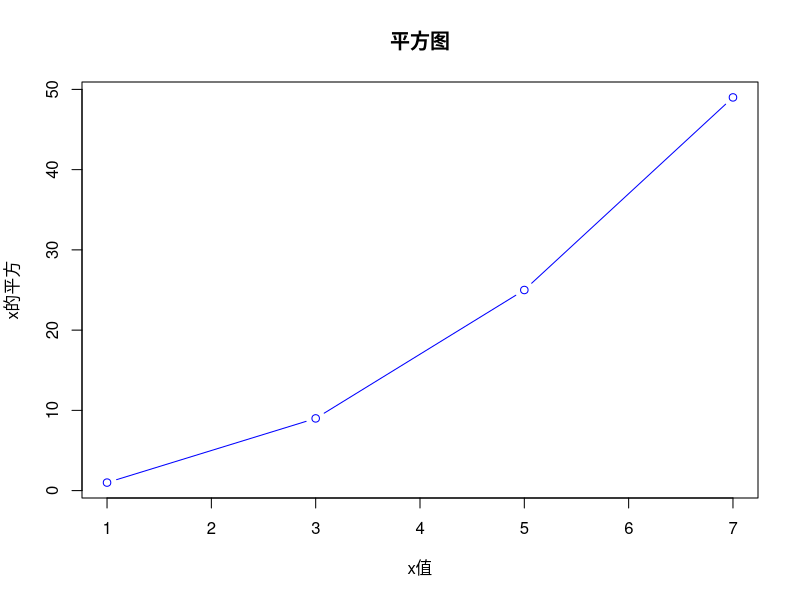

Source code (R):
# 创建向量
x <- c(1, 3, 5, 7)
# 计算平方
y <- x^2
# 绘制折线图
plot(x, y, type = "b", col = "blue", 
     main = "平方图", 
     xlab = "x值", 
     ylab = "x的平方")

